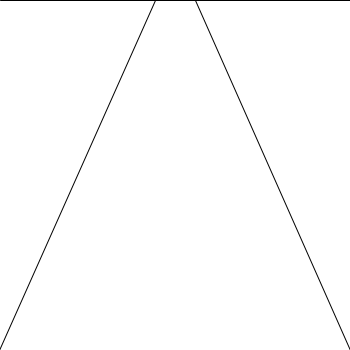
Frame 1 (no input)
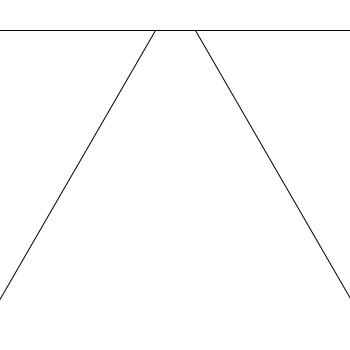
Frame 60 (the mouse pressed at the canvas centre just before this capture)
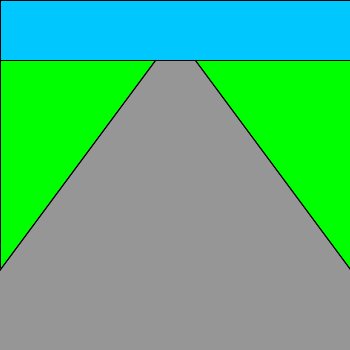
Frame 120 (the mouse held since frame 60 and released just before this capture)

The Processing sketch that drew these frames (run headless with seeded random() and noise(); from frame 60 on, the mouse is pressed at the canvas centre):

// Processing sketch: simple_Street
// ── simple_Street.pde
float count = 0;
float speed = 0.5;
void setup() {
  size(350, 350);
  background(255);
  stroke(0);
}
  
void draw() {
  background(255);
  count += speed;
  if (mousePressed){
    
    fill(0,255,0);
    rect(0,count,height,height-count);
    
    fill(150);
    quad(width/2 - 20,count,width/2 + 20,count,count + width, width,-count, width);
    
    fill(0,200,255);
    rect(0,count,height,-count);
  }
  line(0, count, width, count);
  line(width/2 - 20,count,-count, width);
  line(width/2 + 20,count,count + width, width);
   
   
  
  if (count > height) {
    speed *= -1;
  }
  if (count < 0) {
    speed *= -1;
  }
}
